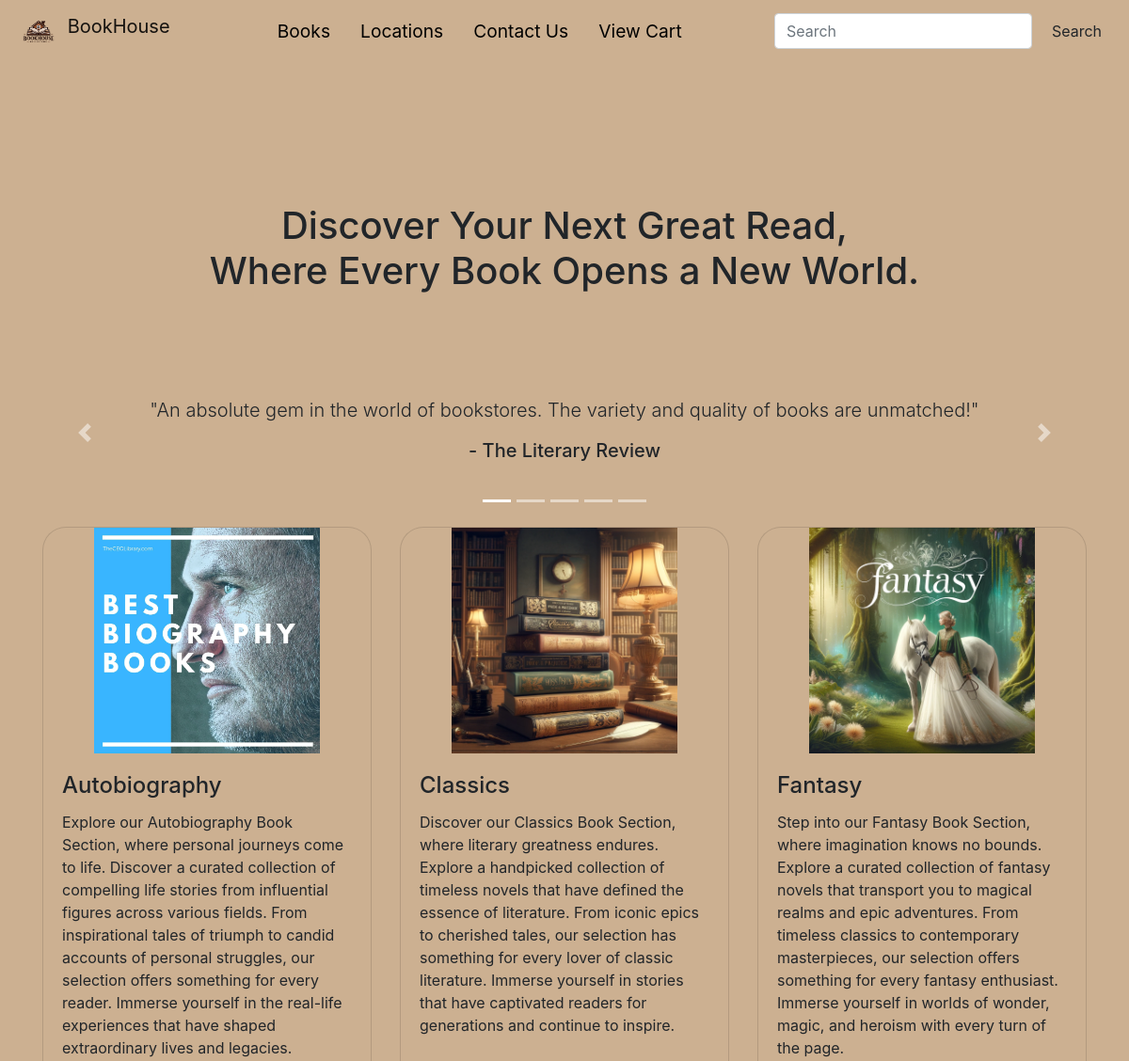
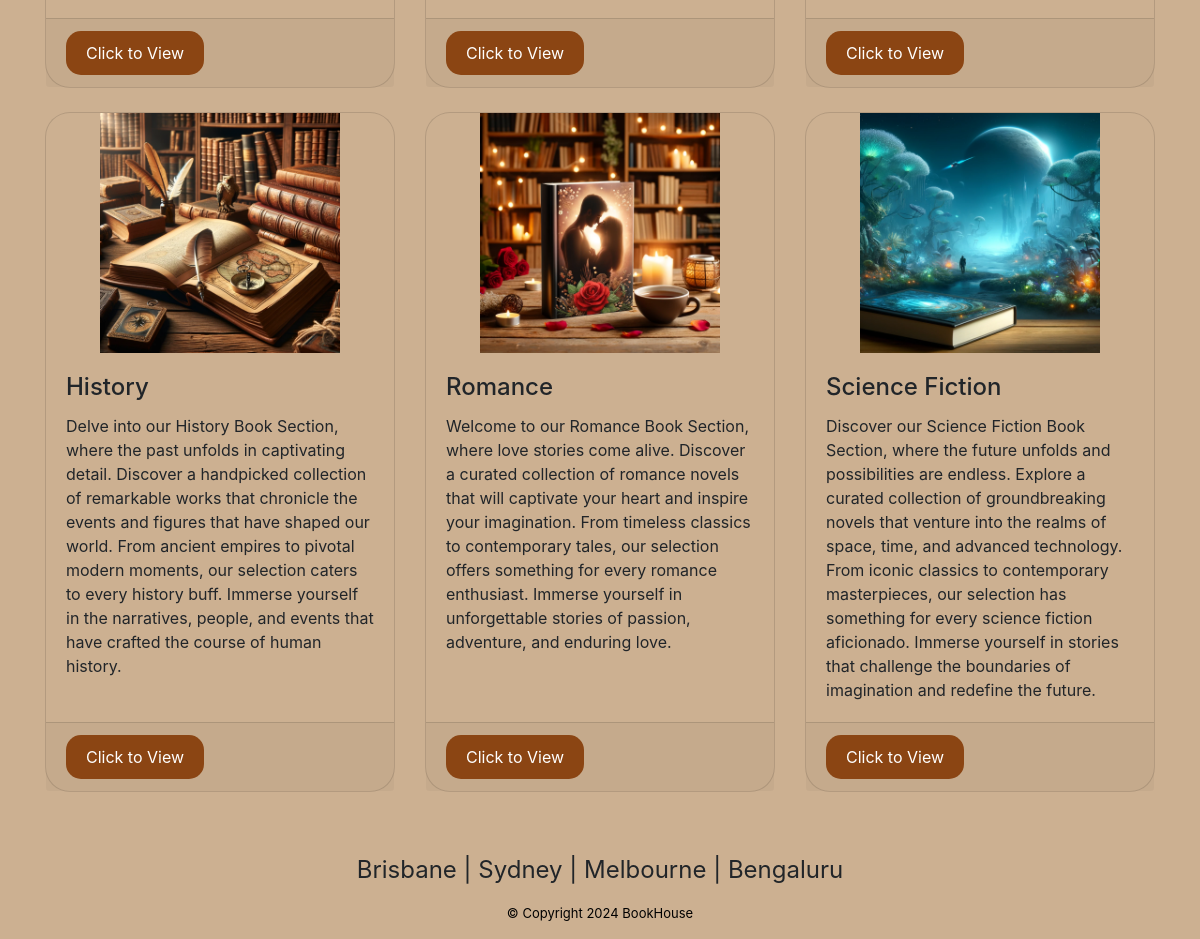
The page / on the database its author committed (2 pictures, top to bottom).
### BookHouse/models.py (models this page shows, shortened)
class Category(db.Model):
    __tablename__ = 'categories'
    id = db.Column(db.Integer, primary_key=True)
    name = db.Column(db.String(64), unique=True)
    description = db.Column(db.String(500), nullable=False)
    image = db.Column(db.String(60), nullable=False, default = 'defaultcity.jpg')
    books = db.relationship('Book', backref='Category', cascade="all, delete-orphan")

### BookHouse/views.py (the view)
@main_bp.route('/')
def index():
    categories = Category.query.order_by(Category.name).all()
    return render_template('index.html', categories=categories)

### BookHouse/templates/index.html (shortened to what this page needs)
{% extends 'base.html' %}
{% block head %}
    <div class="content text-center">
        <h1>
          Discover Your Next Great Read, <br />
          Where Every Book Opens a New World.
        </h1>
      </div>
      <div
        id="testimonialCarousel"
        class="carousel slide mt-5"
        data-ride="carousel"
      >
        <ol class="carousel-indicators">
          <li
            data-target="#testimonialCarousel"
            data-slide-to="0"
            class="active"
          ></li>
          <li data-target="#testimonialCarousel" data-slide-to="1"></li>
          <li data-target="#testimonialCarousel" data-slide-to="2"></li>
          <li data-target="#testimonialCarousel" data-slide-to="3"></li>
          <li data-target="#testimonialCarousel" data-slide-to="4"></li>
        </ol>
        <div class="carousel-inner">
          <div class="carousel-item active">
            <div
              class="d-flex justify-content-center align-items-center"
              style="height: 200px"
            >
              <div class="text-center">
                <p class="lead">
                  "An absolute gem in the world of bookstores. The variety and
                  quality of books are unmatched!"
                </p>
                <h5>- The Literary Review</h5>
              </div>
            </div>
          </div>
        </div>
        <a
          class="carousel-control-prev"
          href="#testimonialCarousel"
          role="button"
          data-slide="prev"
        >
          <span class="carousel-control-prev-icon" aria-hidden="true"></span>
        </a>
        <a
          class="carousel-control-next"
          href="#testimonialCarousel"
          role="button"
          data-slide="next"
        >
          <span class="carousel-control-next-icon" aria-hidden="true"></span>
        </a>
      </div>
{% endblock %}
{% block main %}
<section id="categories">
    <div class="container">
      <div class="row">
          {% for category in categories %}
          <div class="col-12 col-md-6 col-lg-4 mb-4">
              <div class="card h-100">
                  <img class="card-img-top" src="{{ url_for('static', filename='img/'+category.image) }}" alt="Card image">
                  <div class="card-body">
                      <h4 class="card-title">{{ category.name }}</h4>
                      <p class="card-text">{{ category.description }}</p>
                  </div>
                  <div class="card-footer">
                      <a href="{{ url_for('main.bookcategory', categoryid=category.id) }}" class="btn btn-primary card-button btn2 button">Click to View</a>
                  </div>
              </div>
          </div>
          {% endfor %}
      </div>
  </div>
</section>
{% endblock %}

### BookHouse/templates/base.html (shortened to what this page needs)
<!DOCTYPE html>
<html>
  <head>
    <link rel="stylesheet" href="{{ url_for('static',filename='css/styles.css') }}" />
    <link
      rel="stylesheet"
      href="https://cdn.jsdelivr.net/npm/bootstrap@4.6.2/dist/css/bootstrap.min.css"
    />
  </head>
  <body>
    <nav class="navbar navbar-light bg-transparent">
      <a class="navbar-brand" id="brand-name" href="#">
        <img
          src="{{ url_for('static',filename='img/logo.png') }}"
          width="50"
          height="40"
          class="d-inline-block align-top"
          alt="logo"
        />
        BookHouse
      </a>
      <ul class="nav justify-content-center">
        <li class="nav-item">
          <a class="nav-link" href="{{url_for('main.index', _anchor='cities_anchor')}}">Books</a>
        </li>
        <li class="nav-item">
          <a class="nav-link" href="#footer">Locations</a>
        </li>
        <li class="nav-item">
          <a class="nav-link" href="#footer">Contact Us</a>
        </li>
      <li class="nav-item">
        <a class="nav-link" href="{{url_for('main.order')}}">View Cart</a>
      </li>
      </ul>
      <form class="form-inline" action="{{url_for('main.search')}}">
        <input
          class="form-control mr-sm-2"
          type="search"
          placeholder="Search"
          aria-label="Search"
          name = "search"
        />
        <div id="btn1"><button class="btn" type="submit">Search</button></div>
      </form>
    </nav>
        {% block head %}
        {% endblock %}
        {% block main %}
        {% endblock %}
    <footer id="footer">
      <div class="container-fluid">
        <a href="https://www.twitter.com"
          ></a>
        <a href="https://www.facebook.com"
          ></a>
        <a href="https://www.instagram.com"
          ></a>
        <a href="mailto:n11913908@qut.edu.au"
          ></a>
        <p id="cities">Brisbane | Sydney | Melbourne | Bengaluru</p>
        <p class="copyright">© Copyright 2024 BookHouse</p>
      </div>
    </footer>
  </body>
</html>

### BookHouse/static/css/styles.css (style rules this page uses)
body { background-color: #ccb091 !important; }
.navbar { background-color: #ccb091 !important; }
.nav-link { color: black; font-size: 1.2rem; }
#btn1 { border-radius: 25px; }
.content { margin-top: 150px; }
.content h1 { font-size: 40px; }
.carousel-control-prev-icon, .carousel-control-next-icon { color: black; }
.card-img-top { width: 100%; height: 30vh; object-fit: contain; }
.btn2.button { background-color: #8B4513; border-radius: 15px; border: none; color: white; padding: 10px 20px; text-align: center; text-decoration: none; display: inline-block; font-size: 16px; cursor: pointer; transition: background-color 0.3s ease; }
.card { background-color: #ccb091 !important; border-radius: 25px !important; }
#footer { text-align: center; }
#cities { font-size: 1.5rem; }
.copyright { font-size: small; color: black; }

### rows shown on the page
Category: image (picture), name "Autobiography", description "Explore our Autobiography Book Section, where personal journeys come to life. Discover a curated collection of compelling life stories from influential figures across various fields. From inspirational tales of triumph to candid accounts of personal struggles, our selection offers something for every reader. Immerse yourself in the real-life experiences that have shaped extraordinary lives and legacies."
Category: image (picture), name "Classics", description "Discover our Classics Book Section, where literary greatness endures. Explore a handpicked collection of timeless novels that have defined the essence of literature. From iconic epics to cherished tales, our selection has something for every lover of classic literature. Immerse yourself in stories that have captivated readers for generations and continue to inspire."
Category: image (picture), name "Fantasy", description "Step into our Fantasy Book Section, where imagination knows no bounds. Explore a curated collection of fantasy novels that transport you to magical realms and epic adventures. From timeless classics to contemporary masterpieces, our selection offers something for every fantasy enthusiast. Immerse yourself in worlds of wonder, magic, and heroism with every turn of the page."
Category: image (picture), name "History", description "Delve into our History Book Section, where the past unfolds in captivating detail. Discover a handpicked collection of remarkable works that chronicle the events and figures that have shaped our world. From ancient empires to pivotal modern moments, our selection caters to every history buff. Immerse yourself in the narratives, people, and events that have crafted the course of human history."
Category: image (picture), name "Romance", description "Welcome to our Romance Book Section, where love stories come alive. Discover a curated collection of romance novels that will captivate your heart and inspire your imagination. From timeless classics to contemporary tales, our selection offers something for every romance enthusiast. Immerse yourself in unforgettable stories of passion, adventure, and enduring love."
Category: image (picture), name "Science Fiction", description "Discover our Science Fiction Book Section, where the future unfolds and possibilities are endless. Explore a curated collection of groundbreaking novels that venture into the realms of space, time, and advanced technology. From iconic classics to contemporary masterpieces, our selection has something for every science fiction aficionado. Immerse yourself in stories that challenge the boundaries of imagination and redefine the future."
